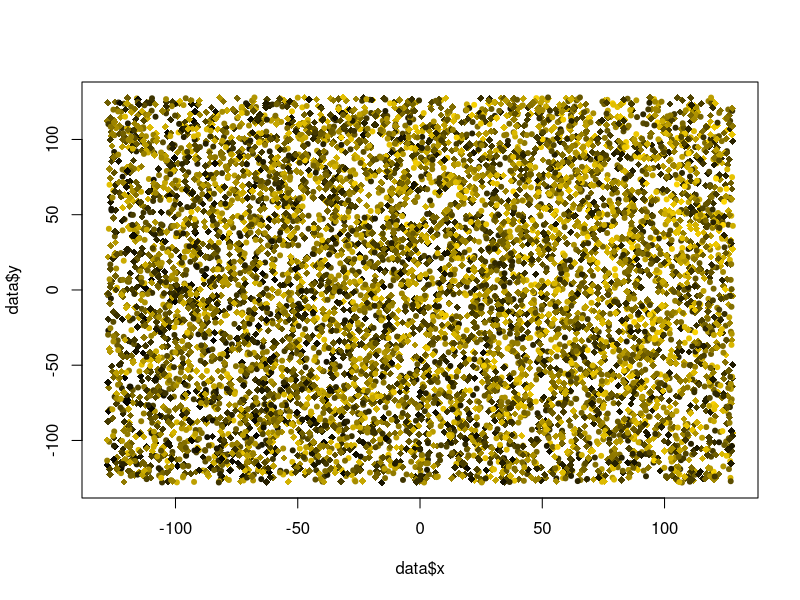

Reproduce this figure in R. (Note: this script raises an error after producing the figure.)
## ---- chunk 1
#| eval: true
.libPaths("/data/R/library")
void <- suppressPackageStartupMessages
# library("sp") |> void()

# our beloved tidyverse components:
library("dplyr") |> void() 
library("ggplot2") |> void()  

## ---- chunk 2
n_observations <- 2^13
extent <- 128
smooth_sigma <- 12
zrange <- pi

# covariate effect magnitudes
a_slope <- pi/6
b_slope <- pi/8

## ---- chunk 3
gimme_points <- function(N = 100, scale = 1.0) (runif(N)*2.0-1.0) * scale
data <- data.frame(
  x = gimme_points(n_observations, extent),
  y = gimme_points(n_observations, extent),
  z_ = gimme_points(n_observations, zrange)
)
knitr::kable(head(data, 5))
## ---- chunk 4

data$a <- 0.7 * data$x / extent + 0.3 * data$y / extent

## ---- chunk 5
data$b <- as.integer(rbinom(n = n_observations, size = 1, prob = 0.4))

data$z <- data$z_ + a_slope * data$a + b_slope * data$b

knitr::kable(head(data, 3))
## ---- chunk 6
#| label: fig-raw-data
#| fig-cap: "The raw data, unsmoothed."

# https://stackoverflow.com/a/9946970
rbpal <- colorRampPalette(c('black','gold'))
color <- rbpal(n_observations)[as.numeric(cut(data$z, breaks = n_observations))]

plot(data$x, data$y, col = color, pch = as.integer(18 + 2*data$b))
## ---- chunk 7
# compute the difference of all elements of one vector to each other
self_difference <- function (vec) outer(X = vec, Y = vec, FUN = function(X, Y)  Y-X)
wrap_difference <- function (vec) outer(X = vec, Y = vec, FUN = function(X, Y) (Y-X) %% (2*extent))

# Calculate the Euclidean distance of the x and y columns in a data frame.
Euclid <- function (data) sqrt(self_difference(data$x)^2 + self_difference(data$y)^2 )
Euclid_wrap <- function (data) sqrt(wrap_difference(data$x)^2 + wrap_difference(data$y)^2 )

# return the lower triangle of a matrix, unpacking it into a vector of unique values
lower_triangle <- function (mat) mat[lower.tri(mat)]
## ---- chunk 8

# smoothing 2D data
smooth <- function (data, sigma = NULL) {
  
  if (sigma <= 0 || is.null(sigma) || is.na(sigma)) {
    return(data$z)
  }

  dist <- Euclid_wrap(data)
  # sigma <- extent / 3
  weight <- dnorm(dist, 0, sigma) 
  weight <- weight / colSums(weight)
  # do.call("cbind", rep(list(data$z), length(data$z)))
  
  zmoothed <- weight %*% data$z
  return (zmoothed[,1])
}
## ---- chunk 9
#| label: fig-smooth-data
#| fig-cap: "The data, smoothed with a 2D Gaussian kernel. The edges are darker due to edge wrapping."

data$s <- smooth(data, smooth_sigma)
color <- rbpal(n_observations)[as.numeric(cut(data$s, breaks = n_observations))]
plot(data$x, data$y, col = color, pch = 20)
## ---- chunk 10
#| label: fig-data-detrend
#| fig-cap: "The smoothed data, again, after de-trending."

data$d <- lm(s ~ x + y, data)$residual

# another sunrise...
color <- rbpal(n_observations)[as.numeric(cut(data$d, breaks = n_observations))]
plot(data$x, data$y, col = color, pch = 20) 

## ---- chunk 11

# compute raw distance and difference
dist_diff <- data.frame(
  distance = lower_triangle(Euclid_wrap(data)),
  difference_raw = lower_triangle(self_difference(data$z)),
  difference_smooth = lower_triangle(self_difference(data$s)),
  difference = lower_triangle(self_difference(data$d))
)

# limit range, which is a major performance saver.
dist_diff <- dist_diff %>% 
  filter(distance > 0, distance < extent)


# binning, using `cut`
dist_diff$bin <- as.factor(cut(dist_diff$distance, breaks = as.integer(extent/2)))
dist_diff_binned <- dist_diff %>% 
  group_by(bin) %>%
  summarize_all(
    c("mean" = mean,
      "var" = var,
      "count" = function (vec) length(vec)
    )
  )

# semivariance is simply half the variance
dist_diff_binned$semivariance <- 0.5 * dist_diff_binned$difference_var
# head(dist_diff_binned)
## ---- chunk 12
#| eval: true
#| label: fig-difference-distance
#| fig-cap: "The difference-distance plot, visualized here as box-and-whiskers. Sorry for the ugly x-axis tick labels."

dist_diff %>% 
  ggplot(aes(x = bin, y = abs(difference))) +
  geom_boxplot(
    outlier.shape = 19, outlier.alpha = 0.01,
    notch = TRUE, notchwidth = 0.8, fill = "lightgrey"
  ) +
  theme_bw()
  #geom_jitter(width = 0.2, alpha = 0.01) +
## ---- chunk 13
#| label: fig-empirical-variogram
#| fig-cap: "The left is the averaged difference-distance plot, whereas the right plot is the semivariance, plotted against the distance."

par(mfrow = c(1,2))
plot(dist_diff_binned$distance_mean, dist_diff_binned$distance_count,
   type = "o", col = "darkblue",
   xlab = "distance bin number",
   ylab = "number of pairs"
   )
plot(dist_diff_binned$distance_mean, dist_diff_binned$semivariance,
   type = "o", col = "darkgreen",
   xlab = "bin average distance",
   ylab = "semivariance"
   )

par(mfrow = c(1,1))
## ---- chunk 14

# wrap a regression function to generate residuals
# the result is the parameter to be minimized.
wrap_target_function <- function(x, y, regressor, params) {
  predictions <- regressor(x, params)
  differences <- y - predictions
  return(sum(sqrt(differences^2)))
}

# this can turn regression output into a usable function.
# εὕρηκα, functional programming!
create_prediction_function <- function(regressor, results) {
  fcn <- function (x) {
    regressor(x, results$par)
  }

  return(fcn)
}

# a uniform way to print results
print_regression_results <- function(orsl, label = "") {
  par <- paste(round(orsl$par, 4), collapse = ", ")
  conv <- orsl$convergence
  eps <- orsl$value
  print(sprintf("%s regression: convergence %i at (%s), mse %.1f", label, conv, par, eps))
}

# note: the `epsilon` can be calculated manually with the formula:
#   sum((predictor_function(x) - y)^2)


# Finally, a quick histogram plot of residuals.
plot_residuals_histogram <- function (x, y, predictor_function, ...) {
  residuals <- predictor_function(x) - y
  ggplot(NULL, aes(x = residuals)) +
    geom_histogram(...) +
    theme_bw()
}


## ---- chunk 15
x <- dist_diff_binned$distance_mean
y <- dist_diff_binned$semivariance

linear_function <- function(x, params) {
  return(params[1] + params[2]*x)
}

optimizer_results <- optim(
  par = c(0, 0.05),
  fn = function(params) {
    wrap_target_function(x, y, linear_function, params)
  }, method = "Nelder-Mead"
)

print_regression_results(optimizer_results, label = "linear")

## ---- chunk 16
#| label: fig-linear-regression
#| fig-cap: "In principle, you can fit anything you like to the semivariance."

predictor_function <- create_prediction_function(linear_function, optimizer_results)

ggplot(NULL, aes(x = x, y = y)) +
  geom_point(size = 2.5, colour = "black", fill = "white", alpha = 0.4) +
  geom_line(aes(x = x, y = predictor_function(x))) +
  theme_minimal()

## ---- chunk 17

matern_function <- function(d, params) {
  kappa <- 1/params[1] # related to range; turning point
  tau2 <- params[2]^2 # related to semivariance
  nu <- 1. # params[3]
  d <- d
  z <- sqrt(2 * nu) * d * kappa
  K <- suppressWarnings(besselK(z, nu))
  result <- tau2 - tau2 * (z)^nu * K / (2^(nu - 1) * gamma(nu))
  result[is.na(result)] <- 0
  return(result)
}


## ---- chunk 18

# yet another trick: we can improve model fit on the closer points.
wrap_target_function_distanceweighted <- function(x, y, regressor, params) {
  predictions <- regressor(x, params)
  differences <- y - predictions
  differences <- differences * 1/sqrt(x) # gently improving performance on proximal points
  mse <- sqrt(sum(differences^2))
  return(mse)
}


x <- dist_diff_binned$distance_mean
y <- 10000*dist_diff_binned$semivariance # multiplied to support optimizer

start_values <- c(6., 40.) # , "nu" = 1. # these seemed to work well.
optimizer_results <- optim(
  par = start_values,
  lower = c(0.0, 0.0),
  # upper = c(extent/8, 4*max(y)),
  fn = function(params) {
    wrap_target_function_distanceweighted(x, y, matern_function, params)
  }, 
  control = list(
    "fnscale" = 1e-5
  ),
  method = "L-BFGS-B" 
  # method = "Nelder-Mead" 
)

predictor_function <- create_prediction_function(
  matern_function,
  optimizer_results
)

print_regression_results(optimizer_results, label = "Matérn")

## ---- chunk 19
#| label: fig-matern-residuals
#| fig-cap: "Residual distribution of the Matérn model for semivariance."
plot_residuals_histogram(x, y, predictor_function,
  bins = 32, fill = "lightgray", color = "black")
## ---- chunk 20
kappa <- 1/optimizer_results$par[1]
tau <- optimizer_results$par[2]

range <- 8/kappa
sigma <- 1/sqrt(4*pi*exp(2*log(tau)+2*log(kappa)))

## ---- chunk 21
#| label: fig-matern-variogram
#| fig-cap: "Residual distribution of the Matérn model for semivariance."

predx <- seq(0, extent, length.out = 2*extent + 1)

ggplot(NULL, aes(x = x, y = y)) +
  geom_vline(xintercept = range, color = "darkgrey") +
  geom_point(size = 2.5, colour = "black", fill = "white", alpha = 0.4) +
  geom_line(aes(x = predx, y = predictor_function(predx))) +
  labs(title = "Matérn regression, with range indicated (vertical line)") +
  theme_minimal()

## ---- chunk 22
# x <- data$x
# y <- data$y
# value <- data$s

plot_matern_variogram <- function (x, y, value, skip_detrend = FALSE){

  df <- data.frame(x = x, y = y, z = value)

  # de-trending
  if (skip_detrend) {
    df$d <- df$z 
  } else {
    df$d <- lm(z ~ x + y, df)$residual
  }

  # distance-difference
  dd <- data.frame(
    dist = lower_triangle(Euclid_wrap(df)),
    diff = lower_triangle(self_difference(df$d))
  )%>% 
  filter(dist > 0, dist < extent)

  # binning
  dd$bin <- as.factor(cut(dd$dist, breaks = as.integer(extent/2)))
  dd_binned <- dd %>% 
    group_by(bin) %>%
    summarize_all(
      c("mean" = mean,
        "var" = var
      )
    )

  # regression
  regx <- dd_binned$dist_mean
  regy <- 0.5 * dd_binned$diff_var

  optimizer_results <- optim(
    par = c(6., 40.),
    lower = c(0.0, 0.0),
    fn = function(params) {
      wrap_target_function_distanceweighted(regx, regy, matern_function, params)
    }, 
    method = "L-BFGS-B" 
  )

  print_regression_results(optimizer_results, label = "Matérn")
  
  predictor_function <- create_prediction_function(
    matern_function,
    optimizer_results
  )
  

  # plotting
  plotx <- seq(0, extent, length.out = 2*extent + 1)
  
  g <- ggplot(NULL, aes(x = regx, y = regy)) +
    geom_vline(xintercept = range, color = "darkgrey") +
    geom_point(size = 2.5, colour = "black", fill = "white", alpha = 0.4) +
    geom_line(aes(x = plotx, y = predictor_function(plotx))) +
    labs(title = "Matérn regression, with range indicated (vertical line)") +
    theme_minimal()
  print(g)

  # return range
  kappa <- 1/optimizer_results$par[1]
  tau <- optimizer_results$par[2]
  
  range <- 8/kappa
  # sigma <- 1/sqrt(4*pi*exp(2*log(tau)+2*log(kappa)))

  return(range)
}
## ---- chunk 23
#| label: fig-subdata-variogram
#| fig-cap: "Variogram of the sub-data in the `b == 1` category."
semi_data <- data %>%
  filter(b == 1)
range_b1 <- plot_matern_variogram(
  x = semi_data$x,
  y = semi_data$y,
  value = semi_data$s
)
## ---- chunk 24
#| label: fig-variogram-nodetrend
#| fig-cap: "Variogram of the data with de-trending disabled."
range_trended <- plot_matern_variogram(
  x = data$x,
  y = data$y,
  value = data$s,
  skip_detrend = TRUE
)
## ---- chunk 25
#| label: fig-variogram-rawdata
#| fig-cap: "Variogram of the Non-Tobleronian raw data, i.e. random data without spatial relation."
range_raw <- plot_matern_variogram(
  x = data$x,
  y = data$y,
  value = data$z,
  skip_detrend = TRUE
)
